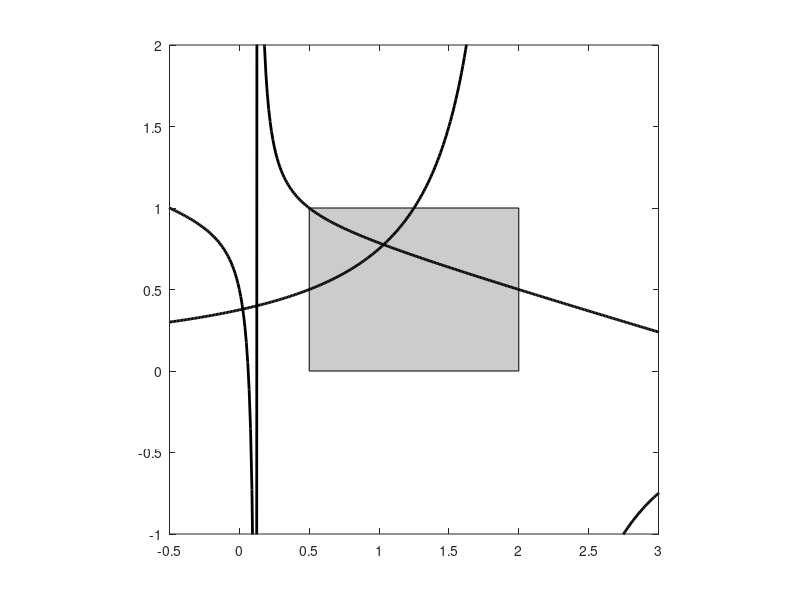

This chart was generated by the following MATLAB code: (Note: this script raises an error after producing the figure.)
clear all;
close all;

%draw a figure of hedge and offer conditions
%Figure 1 of the paper (Example 1: d = x(1-p), x ~ Uniform[l,u], h = 0)

%parameterization
l=0.5; %lower bound of the uniform distribution for x
u=2.0; %upper bound of the uniform distribution for x
c=0.5; %marginal cost


Y=area([l u], [1 1]);
set(gca,'Layer','top');
set(Y,'FaceColor',[0.8 0.8 0.8]);
%set(gcf,'Color',[1 1 1]);
hold all;

x=-2*l:0.01:2*u;

po=c*(u-l)./(u-x);
plot(x,po,'-k','LineWidth',2);

ph=1-(x.^2-l^2)./2./(u*x-l^2);
plot(x,ph,'-k','LineWidth',2);

%axis([-.5*l 1.5*u -1 1.5]);
axis([-0.5 3 -1 2]);
axis square;

%refline(0,0);
%hline1=refline([0,0]);
%set(hline1,'Color','b','LineStyle',':')
yline([0 1],':b');
%refline(0,c);
%hline2=refline([0,c]);
%set(hline2,'Color','r','LineStyle',':')
xline([l u],':b');
